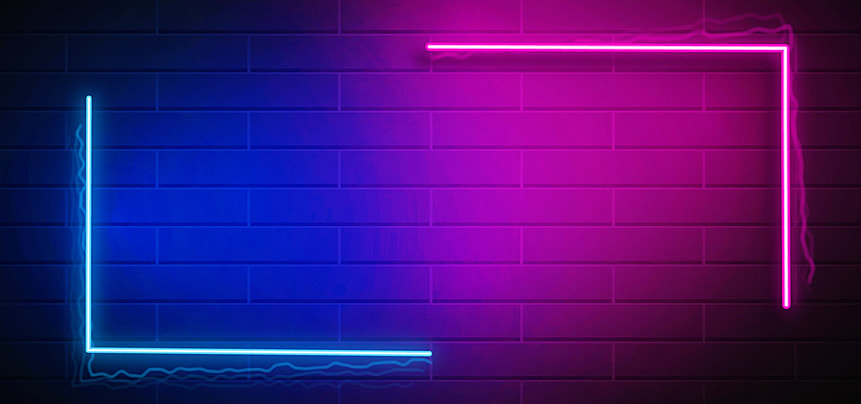
#> input picture background.jpg, 861 x 404 px, found by its file name
$ python submission.py
#> lines starting #> are read from the running program, lines starting #| are printed output that depends on the picture
import cv2
import numpy as np
from matplotlib import pyplot as plt
from collections import Counter


################## Functions Definition ##################
# Function to select the patch
# [110 lines left out: functions colorPatchSelector, colorPatchSampling, on_tolerance_change_HUE, on_tolerance_change_SATURIATION, on_tolerance_change_VALUE, on_tolerance_change_BLUR and 1 more, not called in this run]


def blur_arguments(*args):
    return args[0]


def apply_gaussian_blur(image, sigma_x=0.0, sigma_y=0.0, ksize=(3, 3)):
    blurred_image = cv2.GaussianBlur(image, ksize, sigma_x, sigma_y)
    return blurred_image


# Read the file
filename = r"..\Chroma Keying\greenscreen-asteroid.mp4"
# filename = "..\Chroma Keying\greenscreen-demo.mp4"
background_path = r"..\Chroma Keying\background.jpg"

# Resize image
new_width = 720
new_height = 380

# Use video capture to read the file and read the backgorund image
background_image = cv2.imread(background_path, cv2.IMREAD_UNCHANGED)
#> background_image is the input picture: shape (404, 861, 3); mean B, G, R 117, 17.6, 67.8
background_image = cv2.resize(background_image, (new_width, new_height))
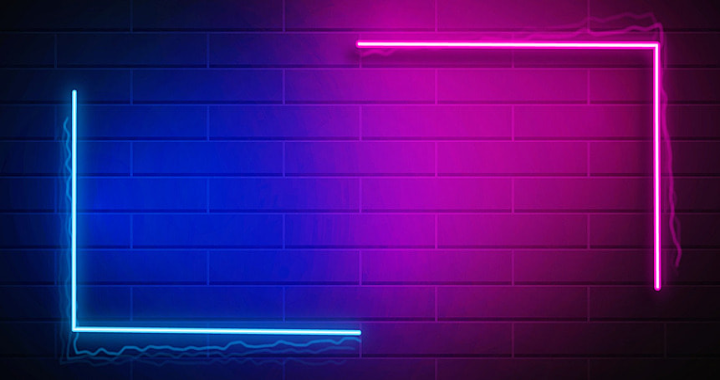
#> background_image: shape (380, 720, 3); mean B, G, R 116.8, 17.4, 67.7
#> (the run stopped early here; a loop or call above may not have finished)
